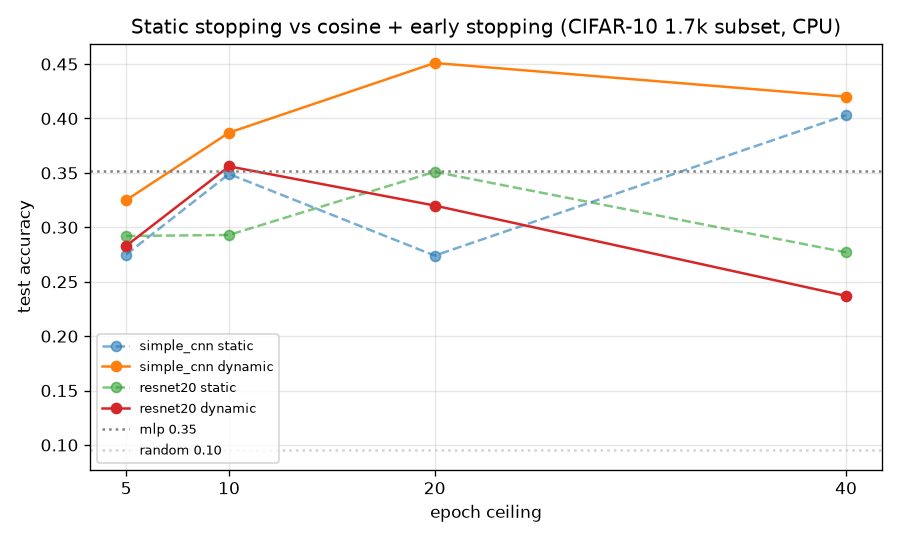

Source code (Python):
# Copyright (c) 2026 Pointmatic
# SPDX-License-Identifier: Apache-2.0
"""Static-stopping vs dynamic-regime comparison (Story H.f.5).

H.f.4 measured a *static* regime (constant LR, no early stopping, evaluate the
final epoch) and found the sweep noisy / non-monotonic. This runner re-runs the
two PyTorch architectures under a *dynamic* regime — a cosine LR schedule
(`T_max` = the epoch ceiling) + early stopping on `val_loss` — and compares
against H.f.4's committed static numbers, reporting whether the regime stabilizes
and/or improves the sweep. It is a recipe-only change (the PyTorch plugin already
implements both); no plugin code. CPU, deterministic.

Run (from the repo root, with the DR-1 instance under ./data):

    pyve env run smoke-pytorch -- python scripts/experiments/regime_comparison.py
"""

from __future__ import annotations

import logging
import tempfile
from pathlib import Path
from typing import Any

from budget_crossover import EPOCHS  # type: ignore[import-not-found]  # sibling experiment script

_REPO_ROOT = Path(__file__).resolve().parents[2]
_OUT_DIR = Path(__file__).resolve().parent
_DATA_ROOT = "data"
_CNN_RECIPE = "recipes/cifar10_cnn.yml"
_PATIENCE = 5
ARCHES: tuple[str, ...] = ("simple_cnn", "resnet20")

#: Static-stopping baseline (H.f.4 / budget_crossover_results.md — deterministic).
STATIC: dict[tuple[str, int], float] = {
    ("simple_cnn", 5): 0.275,
    ("simple_cnn", 10): 0.349,
    ("simple_cnn", 20): 0.274,
    ("simple_cnn", 40): 0.403,
    ("resnet20", 5): 0.292,
    ("resnet20", 10): 0.293,
    ("resnet20", 20): 0.351,
    ("resnet20", 40): 0.277,
}
#: Fixed references (no LR knob), from H.f.4.
MLP_REF = 0.352
RANDOM_REF = 0.095


def dynamic_recipe(arch: str, ceiling: int) -> dict[str, Any]:
    """The CNN recipe under the dynamic regime: cosine(T_max=ceiling) + early stopping."""
    import yaml

    recipe: dict[str, Any] = yaml.safe_load((_REPO_ROOT / _CNN_RECIPE).read_text(encoding="utf-8"))
    recipe.pop("variants", None)  # the runner owns the regime, not the recipe's variants
    if arch == "resnet20":
        recipe["Architecture"] = {"type": "resnet20", "num_classes": 10, "in_channels": 3}
    recipe["Optimizer"]["schedule"] = {"op": "cosine", "T_max": ceiling}
    recipe["Training"]["max_epochs"] = ceiling
    recipe["Training"]["early_stopping"] = {
        "monitor": "val_loss",
        "mode": "min",
        "patience": _PATIENCE,
    }
    return recipe


def render_table(rows: list[tuple[str, int, float, float, int]]) -> str:
    """Render `(arch, ceiling, static_acc, dynamic_acc, epochs_run)` as a Markdown table."""
    lines = [
        "| model | epoch ceiling | static | dynamic (cosine + early-stop) | epochs run |",
        "|---|---:|---:|---:|---:|",
    ]
    for arch, ceiling, static_acc, dynamic_acc, epochs_run in rows:
        lines.append(
            f"| {arch} | {ceiling} | {static_acc:.4f} | {dynamic_acc:.4f} | {epochs_run} |"
        )
    return "\n".join(lines)


def _materialize_dynamic(arch: str, ceiling: int) -> tuple[float, int]:
    import pandas as pd  # type: ignore[import-untyped]
    import yaml

    from modelfoundry import ModelFoundry
    from modelfoundry.core.config import RuntimeConfig

    recipe = dynamic_recipe(arch, ceiling)
    tmp = Path(tempfile.mkdtemp())
    recipe_path = tmp / "recipe.yml"
    recipe_path.write_text(yaml.safe_dump(recipe), encoding="utf-8")
    config = RuntimeConfig(cache_root=tmp / "cache")
    instance = ModelFoundry.from_recipe(
        str(recipe_path), data=_DATA_ROOT, config=config
    ).materialize()
    acc = float(instance.evaluation["test"]["accuracy"])
    epochs_run = len(pd.read_parquet(Path(instance.path) / "training" / "history.parquet"))
    return acc, epochs_run


def _save_figure(rows: list[tuple[str, int, float, float, int]], path: Path) -> None:
    import matplotlib

    matplotlib.use("Agg")
    import matplotlib.pyplot as plt

    by_arch: dict[str, list[tuple[int, float, float]]] = {}
    for arch, ceiling, static_acc, dynamic_acc, _ in rows:
        by_arch.setdefault(arch, []).append((ceiling, static_acc, dynamic_acc))

    fig, ax = plt.subplots(figsize=(7.5, 4.5))
    for arch, pts in by_arch.items():
        pts.sort()
        xs = [c for c, _, _ in pts]
        ax.plot(
            xs,
            [s for _, s, _ in pts],
            marker="o",
            linestyle="--",
            alpha=0.6,
            label=f"{arch} static",
        )
        ax.plot(xs, [d for _, _, d in pts], marker="o", linestyle="-", label=f"{arch} dynamic")
    ax.axhline(MLP_REF, color="gray", linestyle=":", label=f"mlp {MLP_REF:.2f}")
    ax.axhline(RANDOM_REF, color="lightgray", linestyle=":", label=f"random {RANDOM_REF:.2f}")
    ax.set_xlabel("epoch ceiling")
    ax.set_ylabel("test accuracy")
    ax.set_title("Static stopping vs cosine + early stopping (CIFAR-10 1.7k subset, CPU)")
    ax.set_xticks(list(EPOCHS))
    ax.legend(fontsize=8)
    ax.grid(True, alpha=0.3)
    fig.tight_layout()
    fig.savefig(path, dpi=120)
    plt.close(fig)


def main() -> None:
    logging.disable(logging.INFO)
    rows: list[tuple[str, int, float, float, int]] = []
    for arch in ARCHES:
        for ceiling in EPOCHS:
            dynamic_acc, epochs_run = _materialize_dynamic(arch, ceiling)
            static_acc = STATIC[(arch, ceiling)]
            rows.append((arch, ceiling, static_acc, dynamic_acc, epochs_run))
            print(
                f"{arch:>11} ceiling={ceiling:>2}  static={static_acc:.4f}  "
                f"dynamic={dynamic_acc:.4f}  epochs_run={epochs_run}",
                flush=True,
            )

    table = render_table(rows)
    (_OUT_DIR / "regime_comparison_results.md").write_text(table + "\n", encoding="utf-8")
    _save_figure(rows, _OUT_DIR / "regime_comparison.png")
    print("\n" + table)


if __name__ == "__main__":
    main()
